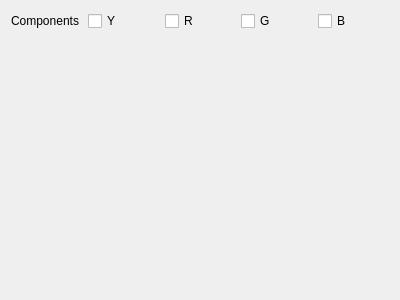
<?xml version="1.0" encoding="UTF-8"?>
<ui version="4.0">
 <class>Levels_UI</class>
 <widget class="QWidget" name="Levels_UI">
  <property name="geometry">
   <rect>
    <x>0</x>
    <y>0</y>
    <width>400</width>
    <height>300</height>
   </rect>
  </property>
  <property name="windowTitle">
   <string>Form</string>
  </property>
  <layout class="QGridLayout" name="gridLayout">
   <item row="0" column="1">
    <widget class="QCheckBox" name="cbY">
     <property name="text">
      <string>Y</string>
     </property>
    </widget>
   </item>
   <item row="0" column="2">
    <widget class="QCheckBox" name="cbR">
     <property name="text">
      <string>R</string>
     </property>
    </widget>
   </item>
   <item row="0" column="3">
    <widget class="QCheckBox" name="cbG">
     <property name="text">
      <string>G</string>
     </property>
    </widget>
   </item>
   <item row="0" column="4">
    <widget class="QCheckBox" name="cbB">
     <property name="text">
      <string>B</string>
     </property>
    </widget>
   </item>
   <item row="1" column="1" colspan="4">
    <spacer name="verticalSpacer">
     <property name="orientation">
      <enum>Qt::Vertical</enum>
     </property>
     <property name="sizeHint" stdset="0">
      <size>
       <width>20</width>
       <height>40</height>
      </size>
     </property>
    </spacer>
   </item>
   <item row="0" column="0">
    <widget class="QLabel" name="lblComponents">
     <property name="text">
      <string>Components</string>
     </property>
    </widget>
   </item>
  </layout>
 </widget>
 <resources/>
 <connections/>
</ui>
